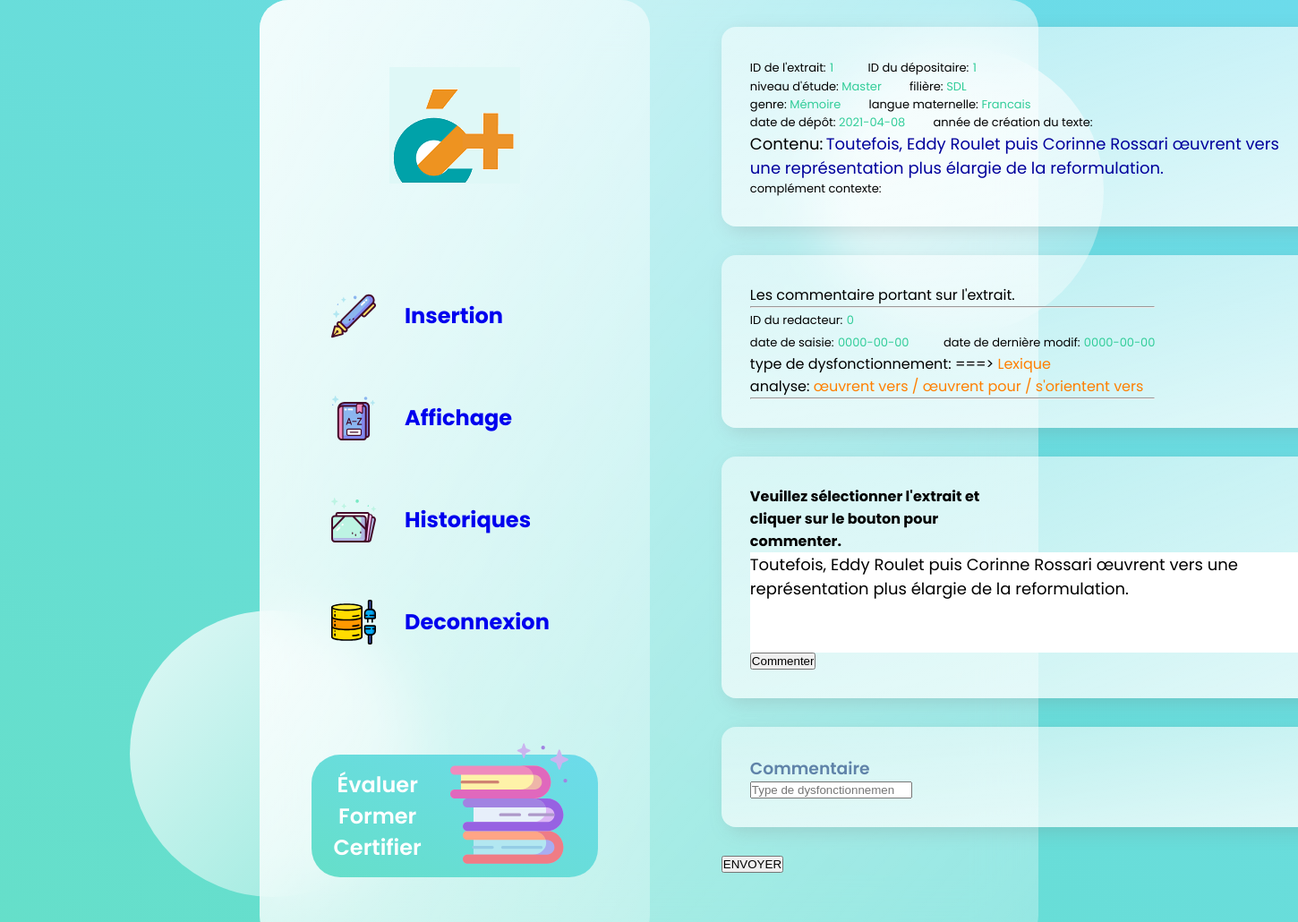
Page /login/affichage/commenter/commenter.php?idExtrait=1 on the committed database.
### tables this page shows
CREATE TABLE `EXTRAIT` (
  `idExtrait` int(11) NOT NULL,
  `contenu` text,
  `niveau` varchar(10) NOT NULL,
  `filiere` varchar(35) NOT NULL,
  `genre` varchar(35) NOT NULL,
  `langueMat` varchar(20) NOT NULL,
  `complement` text NOT NULL,
  `dateDepot` date NOT NULL,
  `anneeCreation` varchar(4) NOT NULL,
  `depositaire` int(11) NOT NULL
);

CREATE TABLE `COMMENTAIRE` (
  `idComm` int(11) NOT NULL,
  `posDebut` int(11) NOT NULL,
  `posFin` int(11) NOT NULL,
  `redacteur` int(11) NOT NULL,
  `typeDys` varchar(45) NOT NULL,
  `dateSaisie` date NOT NULL,
  `dateModif` date NOT NULL,
  `analyse` text NOT NULL,
  `idExtrait` int(11) NOT NULL
);

### login/DBPDO.class.php (called while the page is built, shortened)
<?php
class DBPDO {
    public $dbh;
    public $dsn;
    function __construct() {
		$this->dsn = 'mysql:host='.DB_HOST.';dbname='.DB_NAME.';charset=utf8';
    }
	public function connect() {
		try {
			$this->dbh = new PDO($this->dsn, DB_USER, DB_PWD);
		} catch (PDOException $e) {
			die('Erreur :'.$e->getMessage());
			echo "Accès impossible à la base ! <br/>\n";
		}
	}
	public function selectAll1($sql)
	{
		try {
			$stmt = $this->dbh->prepare($sql);
			$stmt->execute();
			return $stmt->fetchAll(PDO::FETCH_ASSOC);
		} catch (PDOException $e) {
			printf("Erreur d'affichage: %s\n", $e->getMessage());
		}
	}
}
$pdo = new DBPDO;
?>

### login/affichage/commenter/commenter.php (the view, shortened to what this page needs)
<html>
    <head>
		<link rel="stylesheet" href="../../user/style.css" />
    </head>
    <body>
	<main>
		<section class="glass">
		  <div class="dashboard">
		    <div class="user">
		      <img src="../../user/images/avatar.png" alt="" />
		    </div>
		    <div class="links">
		      <div class="link">
						<img src="../../user/images/insertion.svg" width="50px" height="50px" alt="">
		        <a href="../../soumettre/insertionExtrait.php"><h2>Insertion</h2></a>
		      </div>
		      <div class="link">
					  <img src="../../user/images/affichage.svg" width="50px" height="50px" alt="">
		        <a href="../affichage1.php"><h2>Affichage</h2></a>
		      </div>
		      <div class="link">
					  <img src="../../user/images/historique.svg" width="50px" height="50px" alt="">
		        <a href="../../user/index.php"><h2>Historiques</h2></a>
		      </div>
		      <div class="link">
					  <img src="../../user/images/deconnexion.svg" width="50px" height="50px" alt="">
		        <a href="../../deconnexion.php"><h2>Deconnexion</h2></a>
		      </div>
		    </div>
		    <div class="pro">
		      <h2>Évaluer Former Certifier</h2>
		      <img src="../../user/images/book.svg" width="42%" height="110%" alt="" />
		    </div>
		  </div>
		<?php
			include("../../DBPDO.class.php");
			$res=$pdo -> selectAll1("SELECT * FROM EXTRAIT WHERE idExtrait = {$_GET['idExtrait']}" );
			$resComm=$pdo -> selectAll1("SELECT * FROM COMMENTAIRE WHERE idExtrait = {$_GET['idExtrait']}" );
		?>
		<div class="games">
			<div class="cards">
				<div class="card">
					<div class="comp1">
						<?php
							$espace = "&nbsp;&nbsp;&nbsp;&nbsp;&nbsp;&nbsp;&nbsp;&nbsp;&nbsp;";
							echo "<span style='font-size:13px;'>ID de l'extrait:</span> <span style='color:32CD99;font-size:13px;'>{$res[0]['idExtrait']}</span>{$espace}";
							echo "<span style='font-size:13px;'>ID du dépositaire:</span> <span style='color:32CD99;font-size:13px;'>{$res[0]['depositaire']}</span></br>";
							echo "<span style='font-size:13px;'>niveau d'étude: <span style='color:32CD99;font-size:13px;'>{$res[0]['niveau']}</span>{$espace}";
							echo "<span style='font-size:13px;'>filière:</span> <span style='color:32CD99;font-size:13px;'>{$res[0]['filiere']}</span></br>";
							echo "<span style='font-size:13px;'>genre:</span> <span style='color:32CD99;font-size:13px;'>{$res[0]['genre']}</span>{$espace}";
							echo "<span style='font-size:13px;'>langue maternelle:</span> <span style='color:32CD99;font-size:13px;'>{$res[0]['langueMat']}</span></br>";
							echo "<span style='font-size:13px;'>date de dépôt:</span> <span style='color:32CD99;font-size:13px;'>{$res[0]['dateDepot']}</span>{$espace}";
							echo "<span style='font-size:13px;'>année de création du texte:</span> <span style='color:32CD99;font-size:13px;'>{$res[0]['anneeCreation']}</span></br>";
							echo "<span style='font-size:18px;'>Contenu:</span> <span style='color:#00009C;font-size:18px;'>{$res[0]['contenu']}</span></br>";
							echo "complément contexte: <span style='color:#3299CC;'>{$res[0]['complement']}</span>";
						?>
					</div>
				</div>
				<div class="card">
					<div class="comp1">
						<?php
						if($resComm){
							$espace = "&nbsp;&nbsp;&nbsp;&nbsp;&nbsp;&nbsp;&nbsp;&nbsp;&nbsp;";
							echo "Les commentaire portant sur l'extrait.";
							echo "<hr/>";
							$str = $res[0]['contenu'];
							foreach($resComm as $rowComm){
								$posDeb = $rowComm['posDebut'];
								$posNum = $rowComm['posFin'] - $rowComm['posDebut'];
								$textSelected = substr($str,$posDeb,$posNum);
								echo "<span style='font-size:13px;'>ID du redacteur:</span> <span style='color:#32CD99; font-size:13px;'>{$rowComm['redacteur']}</span></br>";
								echo "<span style='font-size:13px;'>date de saisie:</span> <span style='color:#32CD99;font-size:13px;'>{$rowComm['dateSaisie']}</span>{$espace}";
								echo "<span style='font-size:13px;'>date de dernière modif:</span> <span style='color:#32CD99;font-size:13px;'>{$rowComm['dateModif']}</span></br>";
								echo "type de dysfonctionnement: <span style='color:#00009C;'> {$textSelected}</span> ===> <span style='color: #FF7F00;'>{$rowComm['typeDys']} </span></br>";
								echo "analyse: <span style='color:#FF7F00;'>{$rowComm['analyse']}</span></br>";
								echo "<hr/>";
							}
						}
						else{
							echo "Aucun commentaire portant sur cette extrait.";
						}
						?>
					</div>
				</div>
				<div class="card">
					<section>
						<article>
							<h4>Veuillez sélectionner l'extrait et cliquer sur le bouton pour commenter.</h4>
							<textarea style="border: 0;font-family: inherit;font-size: large; width: 38.75rem; height: 7rem;" id="edition" readonly><?php echo $res[0]['contenu'] ?></textarea>
							<input type="button" value="Commenter" id="ok"/>
						</article>
					</section>
				</div>
				<form id="form" action="commenter_a.php">
					<div class="card">
						<article>
							<h3>Commentaire</h3>
							<input list="typeDys"  type="text" class="input" name="typeDys" placeholder="Type de dysfonctionnement" autocomplete="off" />
						</article>
					</div>
					<button type = "submit" onclick="docheck(php);">ENVOYER</button>
				</form>
			</div>
		</div>
		</section>
	</main>
	<div class="circle1"></div>
	<div class="circle2"></div>
    </body>
</html>

### login/user/style.css (style rules this page uses)
* { margin: 0; padding: 0; box-sizing: border-box; TEXT-DECORATION:none }
h3 { color: #426696; font-weight: 600; opacity: 0.8; }
main { font-family: "Poppins", sans-serif; min-height: 100vh; background: linear-gradient(to right top, #65dfc9, #6cdbeb); display: flex; align-items: center; justify-content: center; }
.glass { background: white; min-height: 80vh; width: 60%; background: linear-gradient( to right bottom, rgba(255, 255, 255, 0.7), rgba(255, 255, 255, 0.3) ); border-radius: 2rem; z-index: 2; backdrop-filter: blur(2rem); display: flex; }
.circle1, .circle2 { background: white; background: linear-gradient( to right bottom, rgba(255, 255, 255, 0.8), rgba(255, 255, 255, 0.3) ); height: 20rem; width: 20rem; position: absolute; border-radius: 50%; }
.circle1 { top: 5%; right: 15%; }
.circle2 { bottom: 5%; left: 10%; }
.dashboard { flex: 1; display: flex; flex-direction: column; align-items: center; justify-content: space-evenly; text-align: center; background: linear-gradient( to right bottom, rgba(255, 255, 255, 0.7), rgba(255, 255, 255, 0.3) ); border-radius: 2rem; }
.link { display: flex; margin: 2rem 0rem; padding: 1rem 5rem; align-items: center; }
.link h2 { padding: 0rem 2rem; }
.games { flex: 2; }
.pro { background: linear-gradient(to right top, #65dfc9, #6cdbeb); border-radius: 2rem; color: white; padding: 1rem; position: relative; }
.pro img { position: absolute; top: -15%; right: 10%; }
.pro h2 { width: 40%; color: white; font-weight: 600; }
.games { margin: 5rem; display: flex; flex-direction: column; justify-content: space-evenly; }
.card { display: flex; background: linear-gradient( to left top, rgba(255, 255, 255, 0.8), rgba(255, 255, 255, 0.5) ); border-radius: 1rem; margin: 2rem 0rem; padding: 2rem; box-shadow: 6px 6px 20px rgba(122, 122, 122, 0.212); justify-content: space-between; }
textarea { border : solid 1px; }
section { display : flex; }
article { width : 45%; }
#edition { width : 45%; }

### login/affichage/commenter/commenter.php (style rules this page uses)
a { TEXT-DECORATION:none }
.cards,.status { margin-top: -12%; }

### rows in the picture
extrait: idExtrait "1", depositaire "1", niveau "Master", filiere "SDL", genre "Mémoire", langueMat "Francais", dateDepot "2021-04-08", contenu "Toutefois, Eddy Roulet puis Corinne Rossari œuvrent vers une représentation plus élargie de la reformulation."
commentaire: redacteur "0", dateSaisie "0000-00-00", dateModif "0000-00-00", typeDys "Lexique", analyse "œuvrent vers / œuvrent pour / s'orientent vers"
